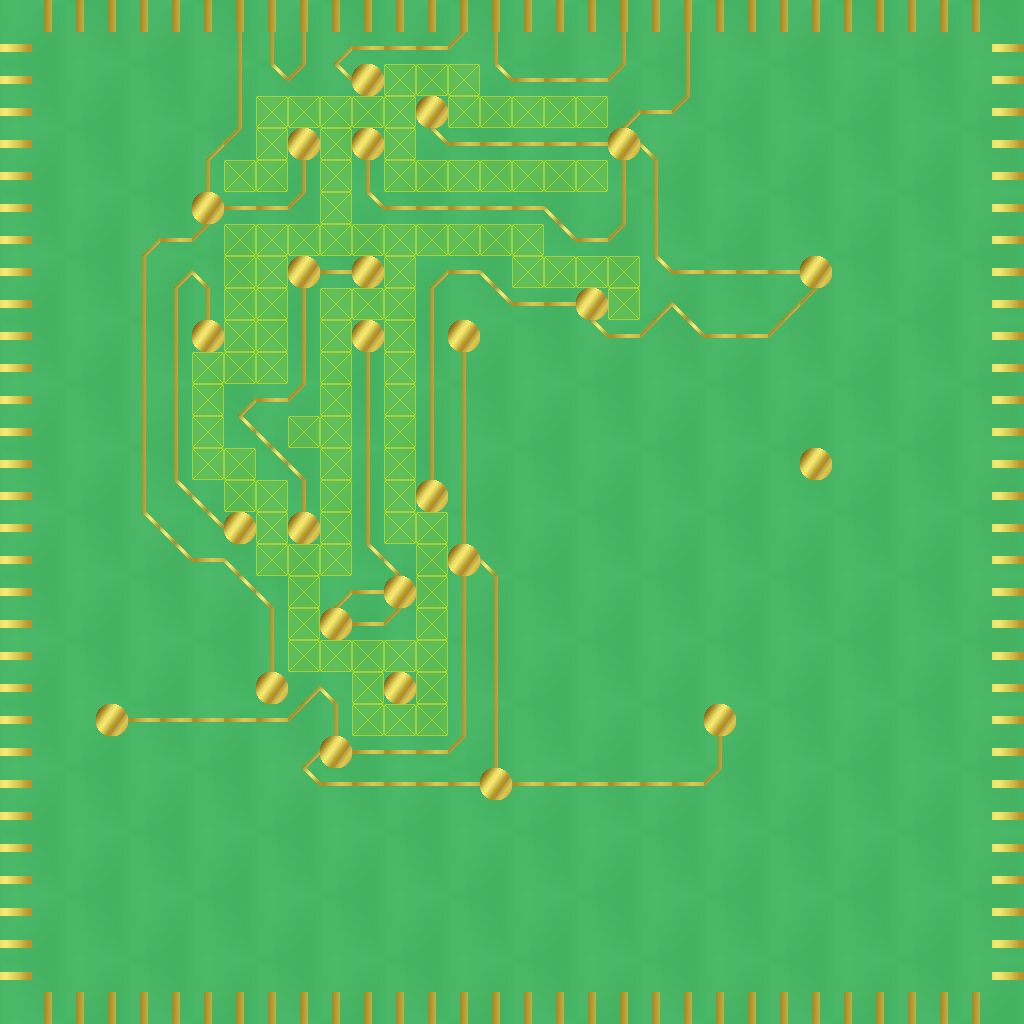

A level layout from a 2D game, rendered from its tile map. Below: a short description, then the map file with tile-grid data replaced by summaries:
An orthogonal 32x32 tile map with 32x32 px tiles, 3 tile layers (background, traces, Path), 4 tilesets and 10 objects (3x message, 2x powerup, start, goal, placeable1, ...).

<map version="1.0" orientation="orthogonal" width="32" height="32" tilewidth="32" tileheight="32">
 <properties>
  <property name="battery" value="10" />
  <property name="lives" value="5" />
  <property name="maxbattery" value="10" />
  <property name="maxlives" value="5" />
  <property name="viewportHeight" value="768" />
  <property name="viewportWidth" value="800" />
 </properties>
 <tileset firstgid="1" name="traces" tilewidth="32" tileheight="32">
  <image source="traces.png" width="128" height="128" />
 </tileset>
 <tileset firstgid="17" name="substrate" tilewidth="32" tileheight="32">
  <image source="substrate.png" width="128" height="128" />
 </tileset>
 <tileset firstgid="33" name="system" tilewidth="32" tileheight="32">
  <image source="system.png" width="64" height="64" />
 </tileset>
 <tileset firstgid="37" name="power_ups" tilewidth="32" tileheight="32">
  <image source="power_ups.png" width="128" height="128" />
 </tileset>
 <layer name="background" width="32" height="32">
  <data>[1024 cells, 1024 non-empty, 16 distinct tile ids]</data>
 </layer>
 <layer name="traces" width="32" height="32">
  <data>[1024 cells, 331 non-empty, 9 distinct tile ids]</data>
 </layer>
 <objectgroup name="triggers" width="32" height="32">
  <object name="start" gid="35" x="576" y="128" width="32" height="32" />
  <object name="goal" gid="35" x="416" y="608" width="32" height="32">
   <properties>
    <property name="data" value="You have finished the first level. Please play again." />
    <property name="type" value="levelend" />
   </properties>
  </object>
  <object name="greeting" type="message" gid="36" x="544" y="128" width="32" height="32">
   <properties>
    <property name="data" value="Entering programming mode. Instructions for use of SAM:DATA robot will print out in the following messages." />
    <property name="type" value="message" />
   </properties>
  </object>
  <object name="battery1" type="powerup" gid="37" x="384" y="128" width="32" height="32">
   <properties>
    <property name="data" value="1" />
    <property name="type" value="battery" />
   </properties>
  </object>
  <object name="battery2" type="powerup" gid="37" x="288" y="608" width="32" height="32">
   <properties>
    <property name="data" value="5" />
    <property name="type" value="battery" />
   </properties>
  </object>
  <object name="placeable1" gid="33" x="864" y="416" width="32" height="32">
   <properties>
    <property name="data" value="yellow" />
    <property name="type" value="obstacle" />
   </properties>
  </object>
  <object name="placeable2" gid="36" x="864" y="480" width="32" height="32">
   <properties>
    <property name="data" value="blue" />
    <property name="type" value="obstacle" />
   </properties>
  </object>
  <object name="placeable3" gid="34" x="864" y="544" width="32" height="32">
   <properties>
    <property name="data" value="red" />
    <property name="type" value="obstacle" />
   </properties>
  </object>
  <object name="automovement" type="message" gid="36" x="512" y="128" width="32" height="32">
   <properties>
    <property name="data" value="I move forward each cycle without any input. Input could result in infection." />
    <property name="type" value="message" />
   </properties>
  </object>
  <object name="batteryinfo" type="message" gid="36" x="480" y="128" width="32" height="32">
   <properties>
    <property name="data" value="Each movement costs a bar of battery. If all bars are depleted, a replacement pack is inserted. Once all packs are gone, I am powerless and will need to be restarted." />
    <property name="type" value="message" />
   </properties>
  </object>
 </objectgroup>
 <layer name="Path" width="32" height="32">
  <data>[1024 cells, 96 non-empty, 1 distinct tile ids]</data>
 </layer>
</map>
